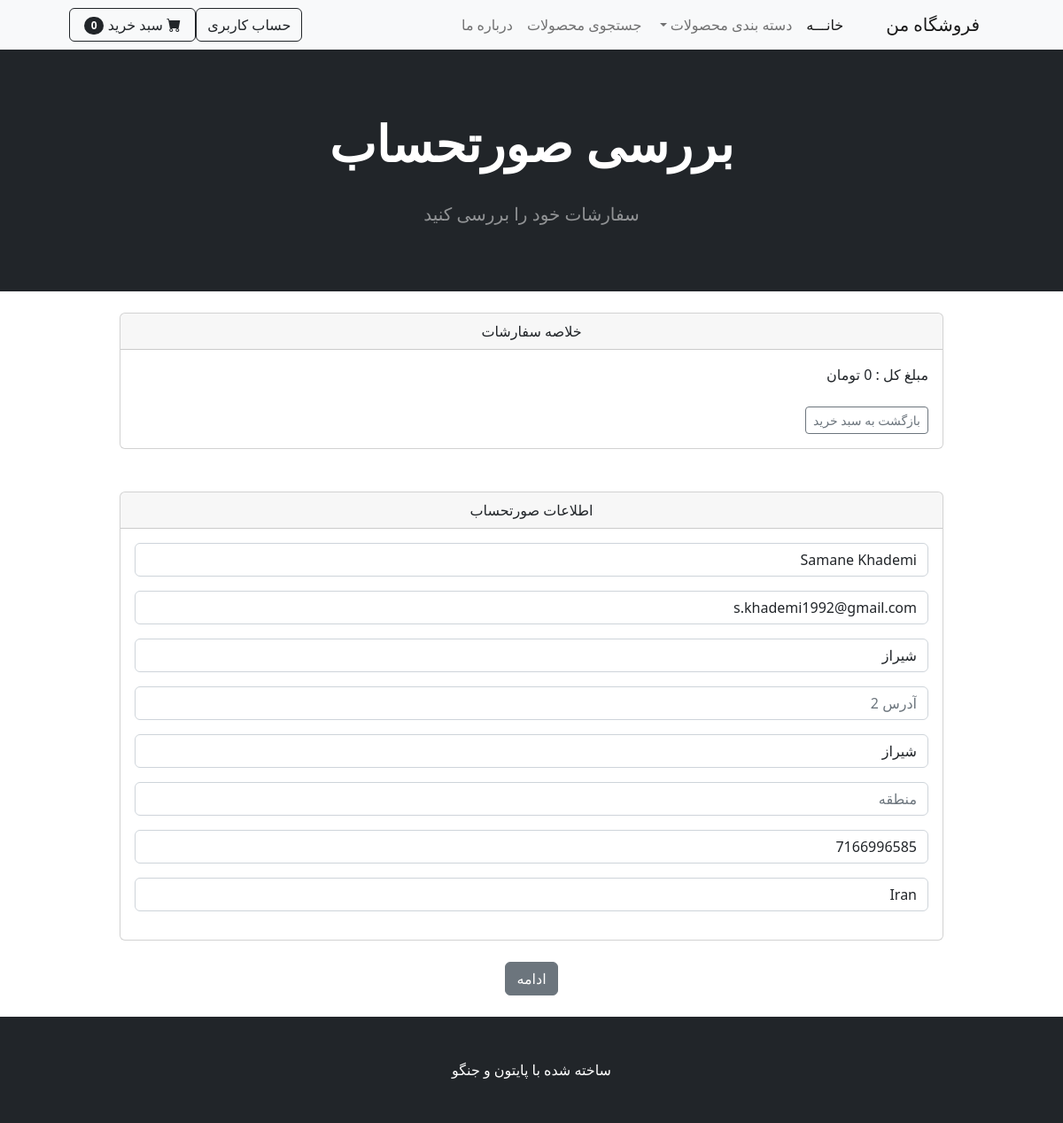
/payment/checkout/ (signed in), run on the app's committed database.
### payment/models.py (models this page shows, shortened)
class ShippingAddress(models.Model):
    user = models.ForeignKey(User, on_delete=models.CASCADE, null=True, blank=True)
    shipping_full_name = models.CharField(max_length=255)
    shipping_email = models.CharField(max_length=255)
    shipping_address1 = models.CharField(max_length=255)
    shipping_address2 = models.CharField(max_length=255, null=True, blank=True)
    shipping_city = models.CharField(max_length=255)
    shipping_state = models.CharField(max_length=255, null=True, blank=True)
    shipping_zipcode = models.CharField(max_length=255, null=True, blank=True)
    shipping_country = models.CharField(max_length=255)
    class Meta:
        verbose_name_plural = "Shipping Address"

### payment/views.py (the view)
# urls.py: path('checkout/', views.checkout, name='checkout'),
def checkout(request):
    cart = Cart(request)
    cart_products = cart.get_prods
    quantities = cart.get_quants
    totals = cart.cart_total()
    if request.user.is_authenticated:
        shipping_user = ShippingAddress.objects.get(user__id=request.user.id)
        shipping_form = ShippingForm(request.POST or None, instance=shipping_user)
        return render(request, 'payment/checkout.html',{'cart_products': cart_products, 'quantities': quantities, 'totals': totals, 'shipping_form': shipping_form})
    else:
        shipping_form = ShippingForm(request.POST or None)
        return render(request, 'payment/checkout.html',{'cart_products': cart_products, 'quantities': quantities, 'totals': totals, 'shipping_form':shipping_form})

### cart/cart.py (called while the page is built, shortened)
    def cart_total(self):
        product_ids = self.cart.keys()
        products = Product.objects.filter(id__in=product_ids)
        quantities = self.cart
        total = 0
        return total

    def __len__(self):
        return len(self.cart)

    def get_prods(self):
        product_ids = self.cart.keys()
        products = Product.objects.filter(id__in=product_ids)
        return products

### cart/context_processors.py (called while the page is built)
def cart(request):
    return {'cart': Cart(request)}

### payment/templates/payment/checkout.html (shortened to what this page needs)
{% extends 'base.html' %}
{% load humanize %}
{% block content %}
<header class="bg-dark py-5">
    <div class="container px-4 px-lg-5 my-4">
        <div class="text-center text-white">
            <h1 class="display-4 fw-bolder">بررسی صورتحساب</h1>
            <br>
            <p class="lead fw-normal text-white-50 mb-0">سفارشات خود را بررسی کنید</p>
        </div>
    </div>
</header>
    <br>
    <div class="container">
        <div class="row">
        <center>
                <div class="col-10">
                    <div class="card">
                        <div class="card-header">
                        خلاصه سفارشات
                        </div>
                        <div class="card-body" align="right">
                        مبلغ کل : {{ totals | intcomma }} تومان
                        <br><br>
                        <a href="{% url 'cart_summary' %}" class="btn btn-sm btn-outline-secondary">بازگشت به سبد خرید</a>
                        </div>
                    </div>
                    <br><br>
                    <div class="card">
                        <div class="card-header">
                        اطلاعات صورتحساب
                        </div>
                        <div class="card-body">
                            {{ shipping_form.as_p }}
                        </div>
                    </div>
                <br>
                    <a href="" class="btn btn-secondary">ادامه</a>
                <br><br>
                </div>
        </center>
        </div>
    </div>
{% endblock %}

### data on the page
ShippingAddress: shipping_full_name "Samane Khademi", shipping_email "s.khademi1992@gmail.com", shipping_address1 "شیراز", shipping_city "شیراز", shipping_zipcode "7166996585", shipping_country "Iran"

### other printed values
{{ cart|length }} "0"
{{ totals | intcomma }} "0"
